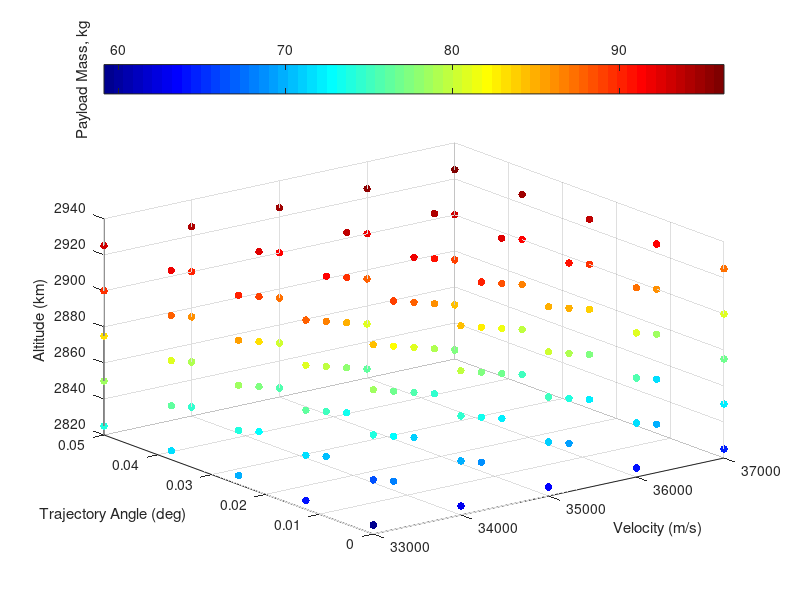

The MATLAB script that drew this image: (Note: this script raises an error after producing the figure.)
% visualising third stage cost results
% clear all
ThirdStageData = sortrows(dlmread('thirdstageforvis.dat'));
Atmosphere = dlmread('atmosphere.txt');
% map = [0, 0, 0
%     0, 0, 0
%     .0, 0, 0
%     .2, 0, 0
%     .6, 0, 0.0
%     1.0, 0, 0];
% colormap(map)




colormap jet
scatter3(ThirdStageData(:,3),ThirdStageData(:,4),ThirdStageData(:,5),30,ThirdStageData(:,6), 'filled')

ylabel('Trajectory Angle (deg)')
xlabel('Velocity (m/s)')
zlabel('Altitude (km)')
c=colorbar('northoutside');
ylabel(c,'Payload Mass, kg')



[VGrid,thetaGrid,vGrid] = ndgrid(33000:1000:37000,[0 0.0125 0.025 0.0375 0.05],[2825:25:2925]);

PayloadDataInterp = scatteredInterpolant(ThirdStageData(:,3),ThirdStageData(:,4),ThirdStageData(:,5),ThirdStageData(:,6));
PayloadData = PayloadDataInterp(VGrid,thetaGrid,vGrid);
global PayloadGrid
PayloadGrid = griddedInterpolant(VGrid,thetaGrid,vGrid,PayloadData,'spline','linear');


% [meshAlt,meshAngle,meshVel] = meshgrid(unique(ThirdStageData(:,3)),unique(ThirdStageData(:,4)),unique(ThirdStageData(:,5)));
% meshPayload = permute(reshape(ThirdStageData(:,6),[length(unique(ThirdStageData(:,5))),length(unique(ThirdStageData(:,4))),length(unique(ThirdStageData(:,3)))]),[2 3 1]);
 figure(200)

colormap(gray)
C = contourf(rad2deg(thetaGrid(:,:,2)),VGrid(:,:,2)/1000,PayloadData(:,:,4),21)
% C = contourf(rad2deg(meshAngle(:,:,2)),meshAlt(:,:,2)/1000,meshPayload(:,:,3),12)
% C = contourf(rad2deg(meshAngle),meshAlt/1000,meshPayload,13)

xlabel('Release Angle (deg)')
ylabel('Altitude (km)')
% title('2750 m/s')
% ylim([30 40])
c = colorbar;
c.Label.String = 'Payload (kg)';

% slice(threeDMAT,[1,3,5],[],[])
% colormap hsv


% contourslice(threeDMAT,[1,3,6],[],[],10)


% 
% % getting maximum values
% [max1,ind1] = max(threeDMAT,[],3);
% 
% [max2,ind2] = max(max1,[],2);
% 
% ind  = [ind1(ind2),ind2] % this really doesnt tell me much, as it wants very high altitude all the time
% 
% 
% 
% 
% 
% % plotting density
% 
% 
% figure(4)
% plot(Atmosphere(:,1)/1000,  Atmosphere(:,4)),'Color','k','LineWidth',0.8;
% xlim([20,40])
% 
% xlabel('Altitude (km)')
% ylabel('Density (kg/m^3)')
% 
% 
% figure(5)
% 
% [meshAngle2,meshVel2,meshAlt2] = meshgrid(Angle,Vel,Alt);
% 
% colormap(gray)
% 
% colormap(flipud(colormap))
% hx = slice(meshAngle2,meshVel2,meshAlt2./1000,threeDMAT,[],[2600:100:3000],[])
% 
% % [Xq,Yq,Zq] = meshgrid([0:.5:5],[2600:100:3000],[20000:500:40000]);
% % threeDMATint = interp3(meshAngle2,meshVel2,meshAlt2,threeDMAT,Xq,Yq,Zq);
% % hx = slice(Xq,Yq,Zq/1000,threeDMATint,[],[2600:100:3000],[]);
% 
% caxis([220 340]) 
% c=colorbar('northoutside')
% c.LimitsMode = 'manual'
% c.Limits = [180 320]
% 
% set(hx, 'EdgeColor', 'none');
% 
% % set(hx, 'FaceColor', 'interp'); % use this to smooth
% set(hx, 'FaceColor', 'flat');
% 
% xlabel('Trajectory Angle (deg)','FontSize',17)
% ylabel('Velocity (m/s)','FontSize',17)
% zlabel('Altitude (km)','FontSize',17)
% ylabel(c,'Payload Mass, kg','FontSize',17)
